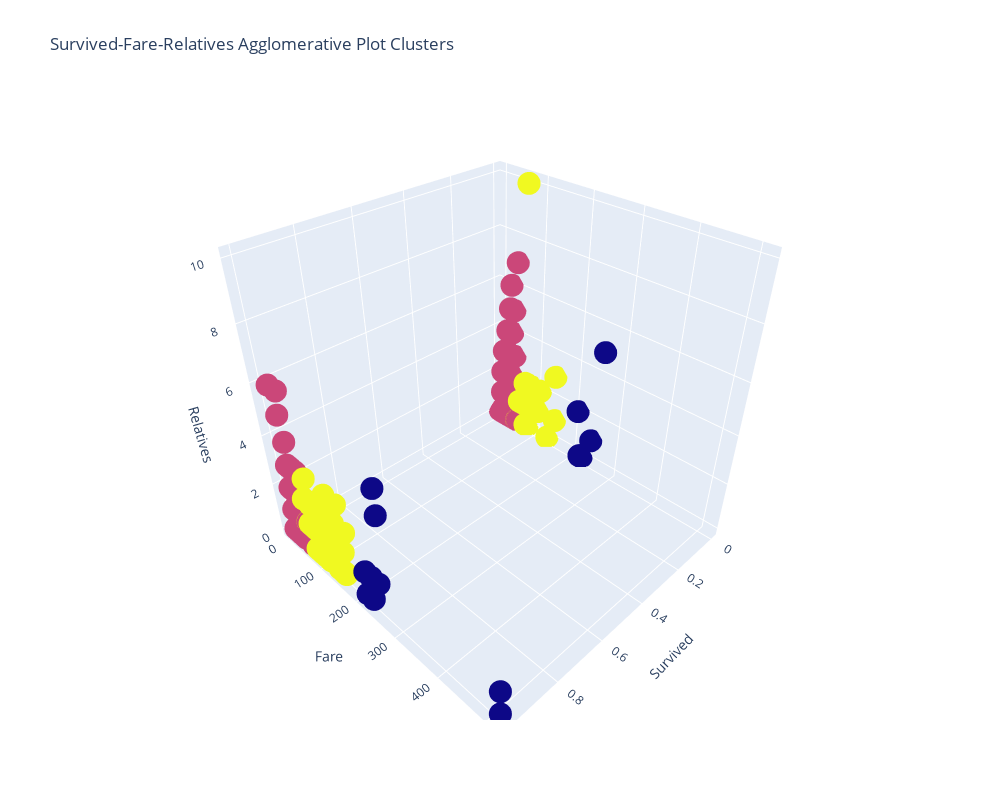

Source (notebook cell):
### Code cell
df.insert((df.shape[1]), 'agglomerative', agglomerative)
fig = px.scatter_3d(
    df, x='Survived', y='Fare', z='Relatives',
    color=df['agglomerative'], hover_data=['Sex', 'Age', 'EmbarkedValue'],
    width=1000, height=800,
    title='Survived-Fare-Relatives Agglomerative Plot Clusters'
)
fig.update(layout_coloraxis_showscale=False)
fig.show()

### Figure 1 — Plotly figure (JSON) as saved in the notebook; plotly's stock layout.template omitted (floating-point values rounded to 4 significant figures; data arrays with more than 128 entries replaced by an {"elided": "..."} marker saying what was removed)
{"data": [{"customdata": {"elided": "891x3 mixed values"}, "hovertemplate": "Survived=%{x}<br>Fare=%{y}<br>Relatives=%{z}<br>Sex=%{customdata[0]}<br>Age=%{customdata[1]}<br>EmbarkedValue=%{customdata[2]}<br>agglomerative=%{marker.color}<extra></extra>", "legendgroup": "", "marker": {"color": {"elided": "891 int values"}, "coloraxis": "coloraxis", "symbol": "circle"}, "mode": "markers", "name": "", "scene": "scene", "showlegend": false, "type": "scatter3d", "x": {"elided": "891 int values"}, "y": {"elided": "891 float values"}, "z": {"elided": "891 int values"}}], "layout": {"coloraxis": {"colorbar": {"title": {"text": "agglomerative"}}, "colorscale": [[0, "#0d0887"], [0.1111, "#46039f"], [0.2222, "#7201a8"], [0.3333, "#9c179e"], [0.4444, "#bd3786"], [0.5556, "#d8576b"], [0.6667, "#ed7953"], [0.7778, "#fb9f3a"], [0.8889, "#fdca26"], [1, "#f0f921"]], "showscale": false}, "height": 800, "legend": {"tracegroupgap": 0}, "scene": {"domain": {"x": [0, 1], "y": [0, 1]}, "xaxis": {"title": {"text": "Survived"}}, "yaxis": {"title": {"text": "Fare"}}, "zaxis": {"title": {"text": "Relatives"}}}, "title": {"text": "Survived-Fare-Relatives Agglomerative Plot Clusters"}, "width": 1000}}
